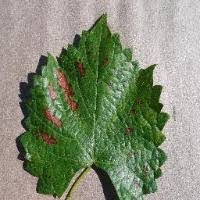
#> input picture data/features/leaf.jpg, 200 x 200 px
$ python segmentation.py -i ../../../../data/features -o out
#> lines starting #> are read from the running program, lines starting #| are printed output that depends on the picture; after the words box and inside, x2 and y2 are one past the last pixel; in counts of white or black regions, pixels touching at a corner belong together
"""
Leaf segmentation module using GrabCut (primary) and Otsu thresholding (fallback).

This module provides:
- GrabCut-based leaf segmentation with configurable parameters
- Otsu thresholding as fallback when GrabCut fails
- Morphological post-processing (open/close, largest component extraction)
- Quality control checks and failure handling
- Overlay preview generation for QC
"""

import os
import json
import logging
from pathlib import Path
from dataclasses import dataclass, asdict
from typing import Dict, List, Optional, Tuple, Union
from enum import Enum

import cv2
import numpy as np
from PIL import Image

logger = logging.getLogger(__name__)


class SegmentationMethod(Enum):
    """Segmentation method used."""
    GRABCUT = "grabcut"
    OTSU = "otsu"
    FAILED = "failed"


@dataclass
class SegmentationResult:
    """Result of leaf segmentation."""
    success: bool
    method: str
    mask: Optional[np.ndarray]
    segmented: Optional[np.ndarray]
    mask_ratio: float
    error_message: str = ""

    # [8 lines left out: function to_dict, not called in this run]


class LeafSegmenter:
    """
    Leaf segmentation using GrabCut with Otsu fallback.

    Primary mode: GrabCut with rectangular initialization
    Fallback mode: Otsu global thresholding
    """

    def __init__(
        self,
        grabcut_margin: int = 10,
        grabcut_iterations: int = 5,
        morph_kernel_size: int = 5,
        morph_open_iterations: int = 2,
        morph_close_iterations: int = 2,
        min_mask_ratio: float = 0.05,
        max_mask_ratio: float = 0.95,
        use_otsu_fallback: bool = True
    ):
        """
        Initialize leaf segmenter.

        Args:
            grabcut_margin: Pixels inset from image edges for GrabCut rect
            grabcut_iterations: Number of GrabCut iterations
            morph_kernel_size: Kernel size for morphological operations
            morph_open_iterations: Iterations for morphological opening
            morph_close_iterations: Iterations for morphological closing
            min_mask_ratio: Minimum acceptable mask area ratio
            max_mask_ratio: Maximum acceptable mask area ratio
            use_otsu_fallback: Whether to use Otsu as fallback
        """
        self.grabcut_margin = grabcut_margin
        self.grabcut_iterations = grabcut_iterations
        self.morph_kernel_size = morph_kernel_size
        self.morph_open_iterations = morph_open_iterations
        self.morph_close_iterations = morph_close_iterations
        self.min_mask_ratio = min_mask_ratio
        self.max_mask_ratio = max_mask_ratio
        self.use_otsu_fallback = use_otsu_fallback

        # Morphological kernel
        self.morph_kernel = cv2.getStructuringElement(
            cv2.MORPH_ELLIPSE,
            (morph_kernel_size, morph_kernel_size)
        )

    def segment_grabcut(self, image: np.ndarray) -> Tuple[Optional[np.ndarray], str]:
        """
        Segment leaf using GrabCut algorithm.

        Args:
            image: Input image in BGR format

        Returns:
            Tuple of (binary mask or None, error message)
        """
        try:
            h, w = image.shape[:2]

            # Initialize rectangle (inset by margin)
            margin = self.grabcut_margin
            rect = (margin, margin, w - 2*margin, h - 2*margin)

            # Validate rectangle
            if rect[2] <= 0 or rect[3] <= 0:
                return None, "Invalid rectangle dimensions"

            # Initialize mask and models
            mask = np.zeros((h, w), np.uint8)
            bgd_model = np.zeros((1, 65), np.float64)
            fgd_model = np.zeros((1, 65), np.float64)

            # Run GrabCut
            cv2.grabCut(
                image, mask, rect,
                bgd_model, fgd_model,
                self.grabcut_iterations,
                cv2.GC_INIT_WITH_RECT
            )

            # Create binary mask (foreground = definite + probable)
            binary_mask = np.where(
                (mask == cv2.GC_FGD) | (mask == cv2.GC_PR_FGD),
                255, 0
            ).astype(np.uint8)

            return binary_mask, ""

        except Exception as e:
            logger.error(f"GrabCut error: {e}")
            return None, str(e)

    # [41 lines left out: function segment_otsu, not called in this run]

    def apply_morphology(self, mask: np.ndarray) -> np.ndarray:
        """
        Apply morphological operations to clean up mask.

        Operations:
        1. Morphological opening to remove small noise
        2. Morphological closing to fill small holes
        3. Keep only the largest connected component

        Args:
            mask: Binary mask

        Returns:
            Cleaned binary mask
        """
        # Morphological opening (erosion then dilation)
        opened = cv2.morphologyEx(
            mask, cv2.MORPH_OPEN, self.morph_kernel,
            iterations=self.morph_open_iterations
        )

        # Morphological closing (dilation then erosion)
        closed = cv2.morphologyEx(
            opened, cv2.MORPH_CLOSE, self.morph_kernel,
            iterations=self.morph_close_iterations
        )

        # Keep only largest connected component
        cleaned = self._keep_largest_component(closed)

        return cleaned

    def _keep_largest_component(self, mask: np.ndarray) -> np.ndarray:
        """Keep only the largest connected component in the mask."""
        # Find connected components
        num_labels, labels, stats, _ = cv2.connectedComponentsWithStats(
            mask, connectivity=8
        )

        if num_labels <= 1:
            return mask

        # Find largest component (excluding background at label 0)
        largest_label = 1 + np.argmax(stats[1:, cv2.CC_STAT_AREA])

        # Create mask with only largest component
        result = np.zeros_like(mask)
        result[labels == largest_label] = 255

        return result

    def compute_mask_ratio(self, mask: np.ndarray) -> float:
        """Compute ratio of foreground pixels to total pixels."""
        total_pixels = mask.shape[0] * mask.shape[1]
        foreground_pixels = np.sum(mask > 0)
        return foreground_pixels / total_pixels

    def check_quality(self, mask: np.ndarray) -> Tuple[bool, str]:
        """
        Check if segmentation quality is acceptable.

        Args:
            mask: Binary mask

        Returns:
            Tuple of (is_acceptable, error_message)
        """
        ratio = self.compute_mask_ratio(mask)

        if ratio < self.min_mask_ratio:
            return False, f"Mask too small: {ratio:.1%} < {self.min_mask_ratio:.1%}"

        if ratio > self.max_mask_ratio:
            return False, f"Mask too large: {ratio:.1%} > {self.max_mask_ratio:.1%}"

        return True, ""

    def apply_mask(
        self,
        image: np.ndarray,
        mask: np.ndarray,
        background_color: Tuple[int, int, int] = (0, 0, 0)
    ) -> np.ndarray:
        """
        Apply mask to image, setting background to specified color.

        Args:
            image: Input image in BGR format
            mask: Binary mask (255 = foreground)
            background_color: BGR color for background

        Returns:
            Masked image
        """
        # Create output with background color
        result = np.full_like(image, background_color)

        # Copy foreground pixels
        mask_bool = mask > 0
        result[mask_bool] = image[mask_bool]

        return result

    def create_overlay(
        self,
        image: np.ndarray,
        mask: np.ndarray,
        alpha: float = 0.5,
        color: Tuple[int, int, int] = (0, 255, 0)
    ) -> np.ndarray:
        """
        Create overlay image showing mask on original.

        Args:
            image: Original image in BGR format
            mask: Binary mask
            alpha: Overlay transparency
            color: BGR color for mask overlay

        Returns:
            Overlay image
        """
        # Create colored overlay
        overlay = image.copy()
        mask_bool = mask > 0
        overlay[mask_bool] = (
            (1 - alpha) * overlay[mask_bool] +
            alpha * np.array(color)
        ).astype(np.uint8)

        return overlay

    def segment(self, image: np.ndarray) -> SegmentationResult:
        """
        Run complete segmentation pipeline.

        Args:
            image: Input image in BGR format

        Returns:
            SegmentationResult with mask and metadata
        """
        # Try GrabCut first
        mask, error = self.segment_grabcut(image)
        method = SegmentationMethod.GRABCUT

        if mask is not None:
            # Apply morphological cleanup
            mask = self.apply_morphology(mask)

            # Check quality
            is_acceptable, qc_error = self.check_quality(mask)

            if not is_acceptable:
                logger.warning(f"GrabCut failed QC: {qc_error}")
                mask = None
                error = qc_error

        # Fallback to Otsu if GrabCut failed
        if mask is None and self.use_otsu_fallback:
            logger.info("Falling back to Otsu thresholding")
            mask, error = self.segment_otsu(image)
            method = SegmentationMethod.OTSU

            if mask is not None:
                # Apply morphological cleanup
                mask = self.apply_morphology(mask)

                # Check quality
                is_acceptable, qc_error = self.check_quality(mask)

                if not is_acceptable:
                    logger.warning(f"Otsu failed QC: {qc_error}")
                    mask = None
                    error = qc_error

        # Create result
        if mask is None:
            return SegmentationResult(
                success=False,
                method=SegmentationMethod.FAILED.value,
                mask=None,
                segmented=None,
                mask_ratio=0.0,
                error_message=error
            )

        # Apply mask to create segmented image
        segmented = self.apply_mask(image, mask)
        mask_ratio = self.compute_mask_ratio(mask)

        return SegmentationResult(
            success=True,
            method=method.value,
            mask=mask,
            segmented=segmented,
            mask_ratio=mask_ratio
        )


def segment_image(
    image_path: Union[str, Path],
    output_dir: Union[str, Path],
    segmenter: Optional[LeafSegmenter] = None,
    save_overlay: bool = True
) -> SegmentationResult:
    """
    Segment a single image and save outputs.

    Args:
        image_path: Path to input image
        output_dir: Directory to save outputs
        segmenter: LeafSegmenter instance (creates default if None)
        save_overlay: Whether to save overlay preview

    Returns:
        SegmentationResult
    """
    image_path = Path(image_path)
    output_dir = Path(output_dir)
    output_dir.mkdir(parents=True, exist_ok=True)

    # Create segmenter if not provided
    if segmenter is None:
        segmenter = LeafSegmenter()

    # Load image
    image = cv2.imread(str(image_path))
    if image is None:
        return SegmentationResult(
            success=False,
            method=SegmentationMethod.FAILED.value,
            mask=None,
            segmented=None,
            mask_ratio=0.0,
            error_message=f"Failed to load image: {image_path}"
        )

    # Run segmentation
    result = segmenter.segment(image)

    # Define output paths
    stem = image_path.stem
    mask_path = output_dir / f"{stem}_leaf_mask.png"
    segmented_path = output_dir / f"{stem}_leaf_segmented.png"
    overlay_path = output_dir / f"{stem}_overlay_preview.png"

    if result.success:
        # Save mask
        cv2.imwrite(str(mask_path), result.mask)

        # Save segmented image
        cv2.imwrite(str(segmented_path), result.segmented)

        # Save overlay preview
        if save_overlay:
            overlay = segmenter.create_overlay(image, result.mask)
            cv2.imwrite(str(overlay_path), overlay)

        logger.info(f"Segmented {image_path.name} using {result.method}, mask ratio: {result.mask_ratio:.1%}")
    else:
        logger.warning(f"Failed to segment {image_path.name}: {result.error_message}")

    return result


def batch_segment(
    input_dir: Union[str, Path],
    output_dir: Union[str, Path],
    qc_failures_dir: Optional[Union[str, Path]] = None,
    segmenter: Optional[LeafSegmenter] = None,
    extensions: List[str] = None
) -> Dict:
    """
    Batch segment all images in a directory.

    Args:
        input_dir: Directory containing input images
        output_dir: Directory to save outputs
        qc_failures_dir: Directory to save failed segmentations
        segmenter: LeafSegmenter instance
        extensions: List of valid extensions

    Returns:
        Dictionary with statistics
    """
    from tqdm import tqdm

    input_dir = Path(input_dir)
    output_dir = Path(output_dir)
    output_dir.mkdir(parents=True, exist_ok=True)

    if qc_failures_dir:
        qc_failures_dir = Path(qc_failures_dir)
        qc_failures_dir.mkdir(parents=True, exist_ok=True)

    if extensions is None:
        extensions = ['.jpg', '.jpeg', '.png']

    if segmenter is None:
        segmenter = LeafSegmenter()

    # Find all images
    image_files = []
    for ext in extensions:
        image_files.extend(input_dir.glob(f'*{ext}'))
        image_files.extend(input_dir.glob(f'*{ext.upper()}'))

    # Statistics
    stats = {
        'total': len(image_files),
        'success': 0,
        'failed': 0,
        'grabcut_count': 0,
        'otsu_count': 0,
        'failures': []
    }

    # Process images
    for image_path in tqdm(image_files, desc="Segmenting images"):
        result = segment_image(image_path, output_dir, segmenter)
#> in segment_image, image is the input picture: shape (200, 200, 3); mean B, G, R 116.6, 140.7, 131.3
#> in segment, `mask, error = self.segment_grabcut(image)`:
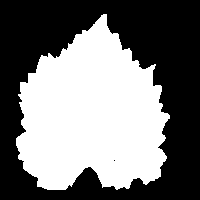
#> mask: shape (200, 200); 46.5% white; 1 white region, box (x1, y1, x2, y2) and area: (16, 14, 170, 190) 18615
#> in segment, `mask, error = self.segment_grabcut(image)`: error = ''
#> in apply_morphology, `opened = cv2.morphologyEx( mask, cv2.MORPH_OPEN, self.morph_kernel, it..`:
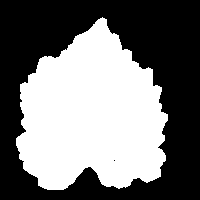
#> opened: shape (200, 200); 46% white; 1 white region, box (x1, y1, x2, y2) and area: (16, 17, 168, 190) 18402
#> in apply_morphology, `closed = cv2.morphologyEx( opened, cv2.MORPH_CLOSE, self.morph_kernel,..`:
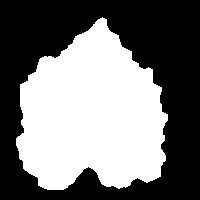
#> closed: shape (200, 200); 46.2% white; 1 white region, box (x1, y1, x2, y2) and area: (16, 17, 168, 190) 18478
#> in _keep_largest_component, `num_labels, labels, stats, _ = cv2.connectedComponentsWithStats( mask,..`: num_labels = 2; stats = [[0, 0, 200, 200, 21522], [16, 17, 152, 173, 18478]]
#> in _keep_largest_component, `largest_label = 1 + np.argmax(stats[1:, cv2.CC_STAT_AREA])`: largest_label = 1
#> in compute_mask_ratio, `foreground_pixels = np.sum(mask > 0)`: foreground_pixels = 18478
#> in check_quality, `ratio = self.compute_mask_ratio(mask)`: ratio = 0.462
#> in segment, `is_acceptable, qc_error = self.check_quality(mask)`: is_acceptable = True; qc_error = ''
#> in apply_mask, `result[mask_bool] = image[mask_bool]`:
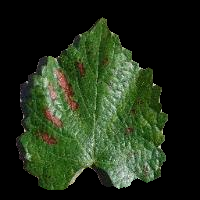
#> result: shape (200, 200, 3); mean B, G, R 25.3, 47.2, 33.7
#> in segment, `mask_ratio = self.compute_mask_ratio(mask)`: mask_ratio = 0.462
#> in create_overlay, `overlay[mask_bool] = ( (1 - alpha) * overlay[mask_bool] + alpha * np.a..`:
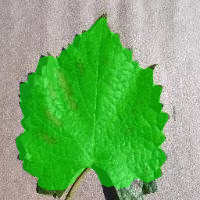
#> overlay: shape (200, 200, 3); mean B, G, R 103.8, 175.9, 114.3

        if result.success:
            stats['success'] += 1
            if result.method == 'grabcut':
                stats['grabcut_count'] += 1
            else:
                stats['otsu_count'] += 1
        else:
            stats['failed'] += 1
            stats['failures'].append({
                'image': image_path.name,
                'error': result.error_message
            })

            # Save failure for QC
            if qc_failures_dir:
                # Copy original image to failures directory
                image = cv2.imread(str(image_path))
                if image is not None:
                    failure_path = qc_failures_dir / f"{image_path.stem}_failed.png"
                    cv2.imwrite(str(failure_path), image)

                    # Save error reason
                    error_path = qc_failures_dir / f"{image_path.stem}_error.txt"
                    with open(error_path, 'w') as f:
                        f.write(result.error_message)

    # Save statistics
    stats_path = output_dir / 'segmentation_stats.json'
    with open(stats_path, 'w') as f:
        json.dump(stats, f, indent=2)

    logger.info(f"Batch segmentation complete: {stats['success']}/{stats['total']} successful")

    return stats


if __name__ == "__main__":
    import argparse

    parser = argparse.ArgumentParser(description="Leaf segmentation using GrabCut")
    parser.add_argument("--input", "-i", required=True, help="Input image or directory")
    parser.add_argument("--output", "-o", required=True, help="Output directory")
    parser.add_argument("--qc-dir", help="Directory for QC failures")
    parser.add_argument("--margin", type=int, default=10, help="GrabCut margin")
    parser.add_argument("--iterations", type=int, default=5, help="GrabCut iterations")

    args = parser.parse_args()

    logging.basicConfig(level=logging.INFO, format='%(asctime)s - %(levelname)s - %(message)s')

    segmenter = LeafSegmenter(
        grabcut_margin=args.margin,
        grabcut_iterations=args.iterations
    )

    input_path = Path(args.input)

    if input_path.is_file():
        result = segment_image(input_path, args.output, segmenter)
        print(f"Result: {result.to_dict()}")
    else:
        stats = batch_segment(input_path, args.output, args.qc_dir, segmenter)
        print(f"Statistics: {stats}")
